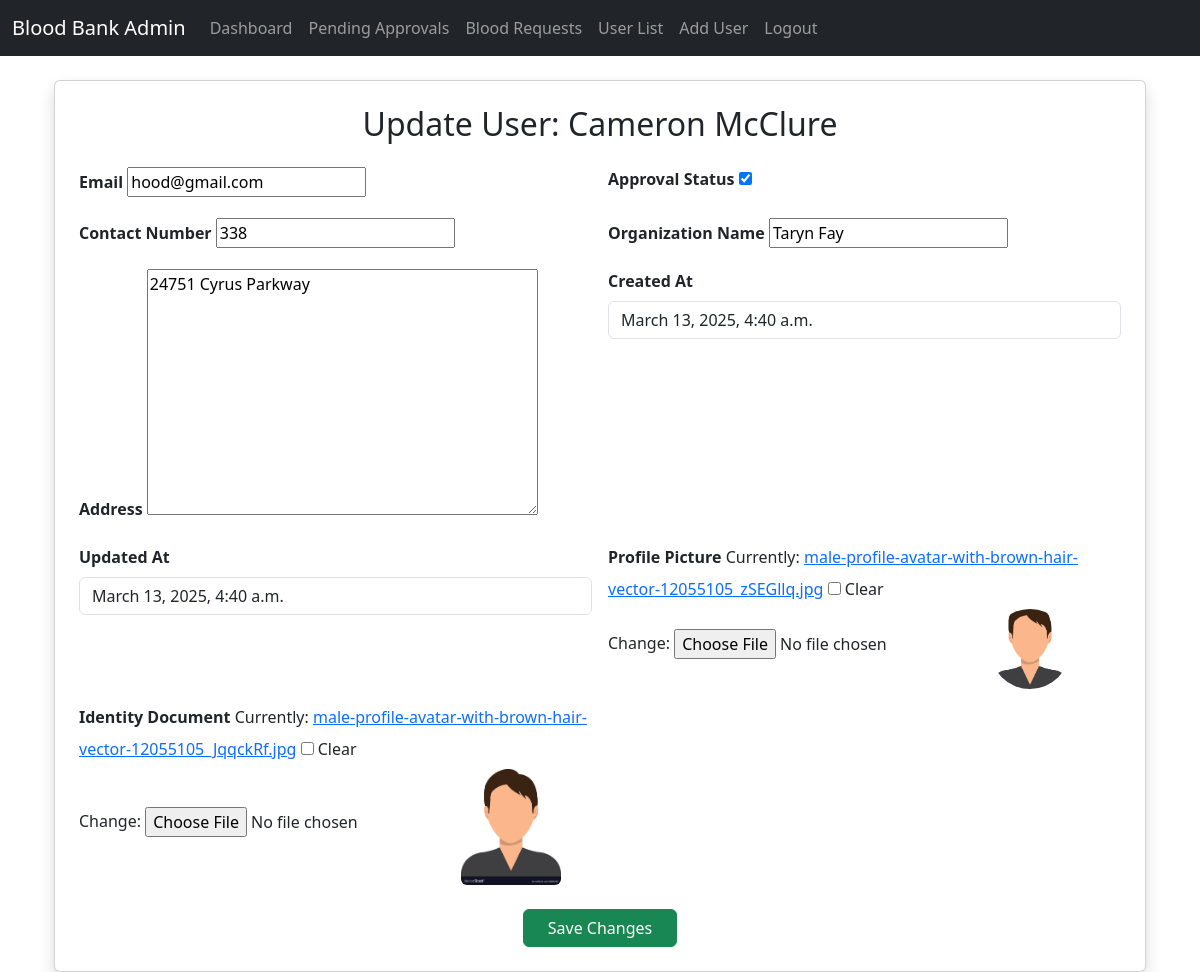
Page /update/19/ (signed in) on the earlier database version.
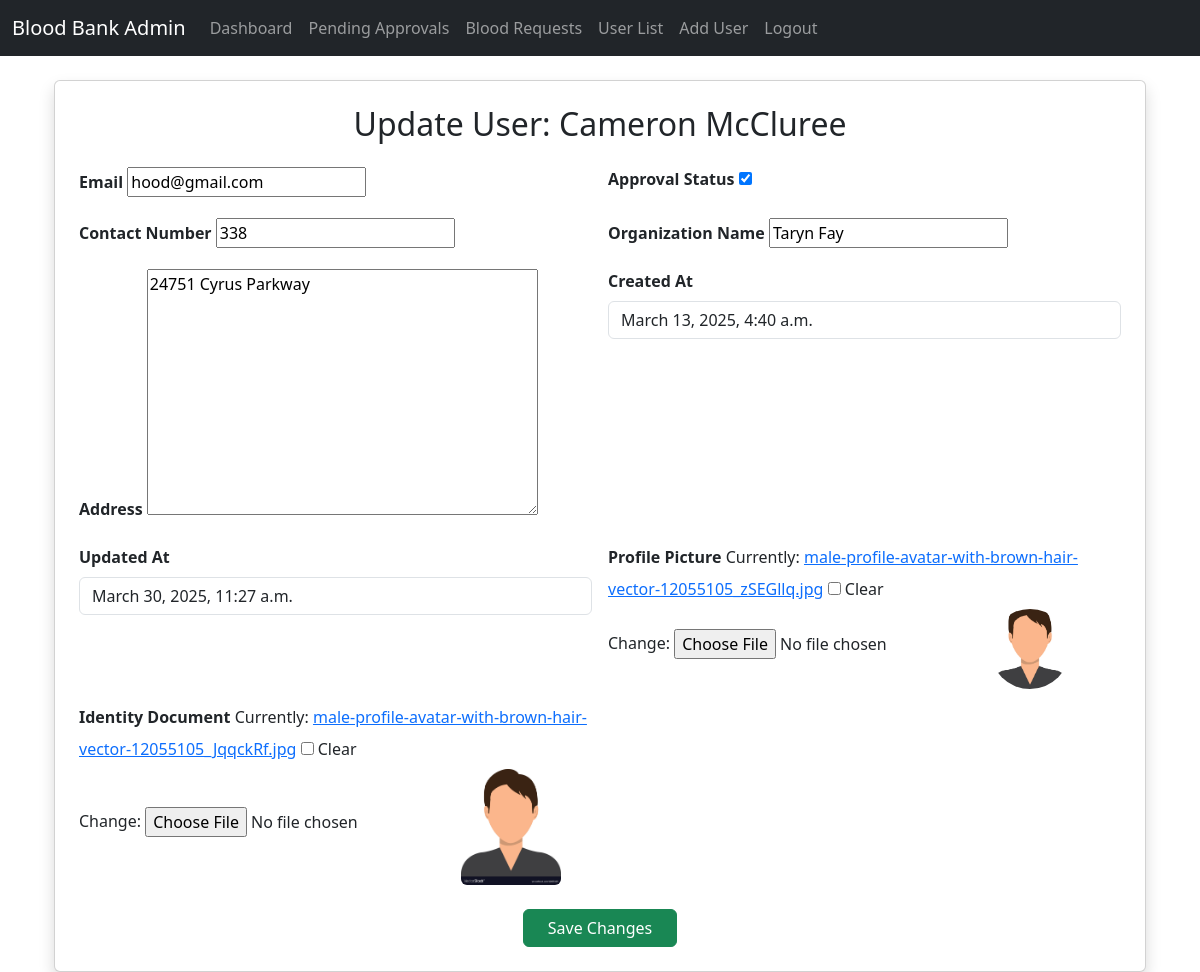
Same page on the later database version.
### myapp/models.py (models this page shows, shortened)
class CustomUser(AbstractUser):
    USER_TYPE = (("1", "Admin"), ("2", "Hospital"), ("3", "User"))
    GENDER = [("M", "Male"), ("F", "Female"),("O","Other")]
    BLOOD_GROUPS = (
    ('A+', 'A+'),
    ('A-', 'A-'),
    ('B+', 'B+'),
    ('B-', 'B-'),
    ('AB+', 'AB+'),
    ('AB-', 'AB-'),
    ('O+', 'O+'),
    ('O-', 'O-'),
    )
    first_name = models.CharField(max_length=15,null=True,blank=True,default='N/A')
    last_name = models.CharField(max_length=15,null=True,blank=True,default='N/A')
    username = None  # Removed username, using email instead
    email = models.EmailField(unique=True)
    is_approved = models.BooleanField(default=False)  # New field for staff approval
    user_type = models.CharField(default=3, choices=USER_TYPE, max_length=3)
    gender = models.CharField(max_length=1, choices=GENDER,null=True,blank=True)
    profile_pic = models.ImageField(null=True, blank=True)
    dob = models.DateField(null=True, blank=True)
    blood_group = models.CharField(max_length=4, choices=BLOOD_GROUPS,null=True,blank=True)
    contact_number = models.CharField(max_length=15, null=True, blank=True)
    identity = models.ImageField(null=True,blank=True)
    organization_name = models.CharField(max_length=80, null=True,blank=True)
    address = models.TextField(null=True,blank=True)
    fcm_token = models.TextField(default="")  # For firebase notifications
    created_at = models.DateTimeField(auto_now_add=True)
    updated_at = models.DateTimeField(auto_now=True)
    age = models.IntegerField(null=True, blank=True)  # Store age directly in the database, for user_type 3 only
    USERNAME_FIELD = "email"
    REQUIRED_FIELDS = []
    objects = CustomUserManager()

### myapp/views.py (the view, shortened to what this page needs)
# urls.py: path('update/<int:pk>/', views.UserUpdateView.as_view(), name='user_update'),
class UserUpdateView(LoginRequiredMixin, UpdateView):
    model = CustomUser
    fields = ['first_name', 'last_name', 'email', 'is_approved', 'gender', 'profile_pic',
              'dob', 'blood_group', 'contact_number', 'identity', 'organization_name', 'address']
    template_name = 'admin/user_form.html'
    context_object_name = 'user'
    success_url = reverse_lazy('user_list')

### myapp/templates/admin/user_form.html (shortened to what this page needs)
{% extends 'admin/admin_base.html' %}
{% block content %}
    <div class="container">
        <div class="card shadow p-4">
            <h2 class="text-center mb-4">Update User: {{ user.first_name }} {{ user.last_name }}</h2>
            <form method="POST" enctype="multipart/form-data">
                <div class="row g-3">
                    {% if user.user_type == "2" %}
                        <div class="col-md-6">
                            <label for="id_email" class="form-label fw-bold">Email</label>
                            {{ form.email }}
                        </div>
                        <div class="col-md-6">
                            <label for="id_is_approved" class="form-label fw-bold">Approval Status</label>
                            {{ form.is_approved }}
                        </div>
                        <div class="col-md-6">
                            <label for="id_contact_number" class="form-label fw-bold">Contact Number</label>
                            {{ form.contact_number }}
                        </div>
                        <div class="col-md-6">
                            <label for="id_organization_name" class="form-label fw-bold">Organization Name</label>
                            {{ form.organization_name }}
                        </div>
                        <div class="col-md-6">
                            <label for="id_address" class="form-label fw-bold">Address</label>
                            {{ form.address }}
                        </div>
                        <div class="col-md-6">
                            <label class="form-label fw-bold">Created At</label>
                            <input type="text" class="form-control" value="{{ user.created_at }}" readonly>
                        </div>
                        <div class="col-md-6">
                            <label class="form-label fw-bold">Updated At</label>
                            <input type="text" class="form-control" value="{{ user.updated_at }}" readonly>
                        </div>
                        <div class="col-md-6">
                            <label for="id_profile_pic" class="form-label fw-bold">Profile Picture</label>
                            {{ form.profile_pic }}
                            {% if user.profile_pic %}
                                <img src="{{ user.profile_pic.url }}" alt="Profile Picture" class="rounded-circle mt-2" style="width: 80px; height: 80px; object-fit: cover;">
                            {% endif %}
                        </div>
                        <div class="col-md-6">
                            <label for="id_identity" class="form-label fw-bold">Identity Document</label>
                            {{ form.identity }}
                            {% if user.identity %}
                                <img src="{{ user.identity.url }}" alt="Identity Document" class="rounded mt-2" style="width: 100px;">
                            {% endif %}
                        </div>
                    {% endif %}
                </div>
                <div class="text-center mt-4">
                    <button type="submit" class="btn btn-success px-4">Save Changes</button>
                </div>
            </form>
        </div>
    </div>
{% endblock %}

Differences in the rows shown:
changed CustomUser "Cameron": last_name "McClure" → "McCluree"; updated_at "March 13, 2025, 4:40 a.m." → "March 30, 2025, 11:27 a.m."
